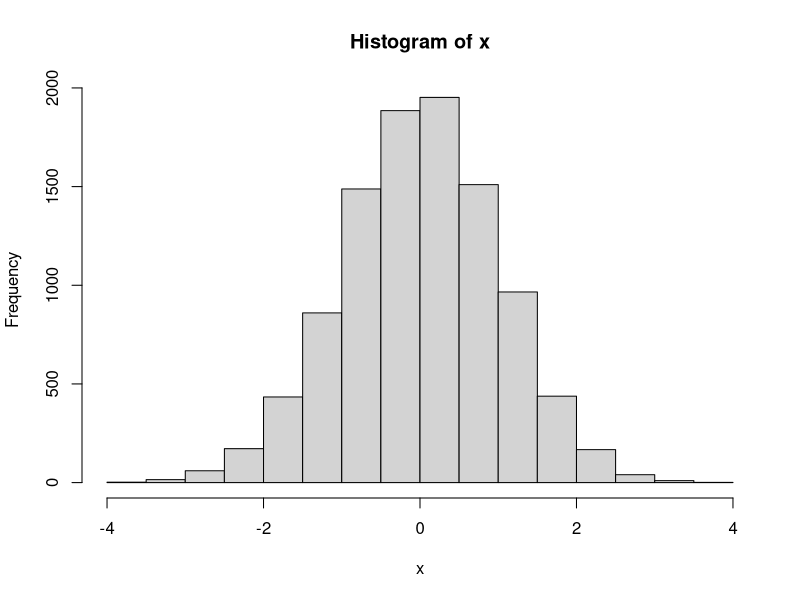

Write R code to recreate this figure. (Note: this script raises an error after producing the figure.)
## ---- chunk 1
x <- rnorm(n = 10000, sd = 1, mean = 0)

hist(x)


## ---- chunk 2

x_df <- as_tibble(x)
ggplot(data = x_df, mapping = aes(x = x)) +
  geom_histogram()


